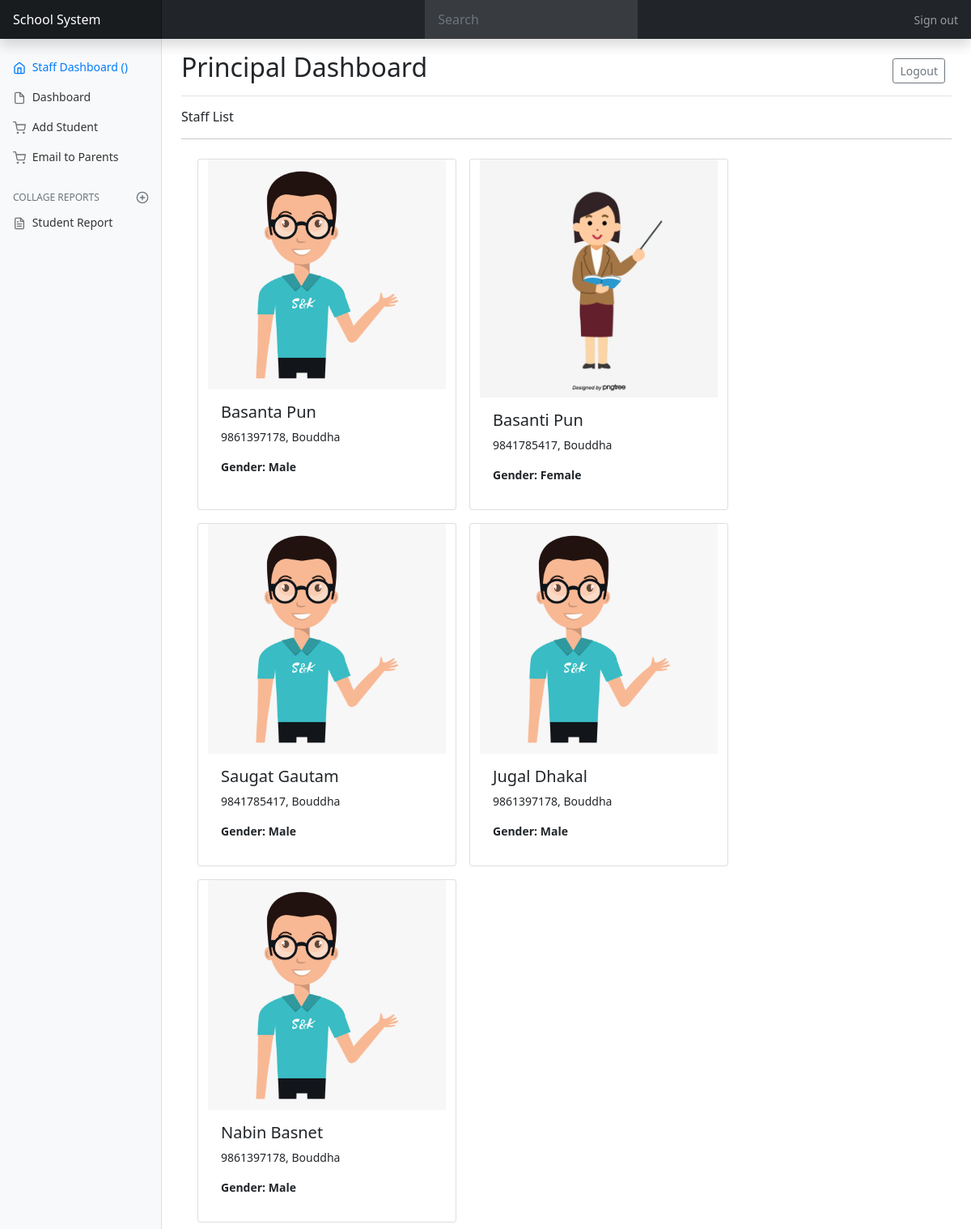
Page /staffList on the committed database.
### student/models.py (models this page shows, shortened)
class Staff(models.Model):
    id = models.AutoField(primary_key = True)
    admin = models.OneToOneField(CustomUser, on_delete=models.CASCADE)
    number = models.BigIntegerField(null = True)
    Temporary_address = models.CharField(max_length = 300)
    gender = models.CharField(max_length = 100, choices = (
        ('Male', 'Male'),
        ('Female', 'Female')
    ), default = 'Male')
    created_at = models.DateTimeField(auto_now_add= True)
    updated_at = models.DateTimeField(auto_now_add=True)
    objects = models.Manager()

class CustomUser(AbstractUser):
    user_type_data = ((1, "Principal"), (2, 'Staff'), (3, 'Student'))
    user_type = models.CharField(default = 1, choices = user_type_data, max_length = 10)
    email = models.EmailField(unique = True)

### student/views.py (the view)
# urls.py: path('staffList', views.staffList, name="staffList"),
def staffList(request):
    staffL = Staff.objects.all()
    return render(request, "staffList.html", {'staff':staffL})

### templates/staffList.html (shortened to what this page needs)
{% extends "dashboard.html" %}
{% load static %}
{% block content %}
<main class="col-md-9 ms-sm-auto col-lg-10 px-md-4">
    <div class="d-flex justify-content-between flex-wrap flex-md-nowrap align-items-center pt-3 pb-2 mb-3 border-bottom">
      <h1 class="h2">Principal Dashboard</h1>
      <div class="btn-toolbar mb-2 mb-md-0">
        <div class="btn-group me-2">
            <a href="{%url 'logout'%}">
                <button type="button" class="btn btn-sm btn-outline-secondary">Logout</button>
              </a>
        </div>
      </div>
    </div>
    <h6>Staff List</h6>
    <hr>
    <div class="container-fluid">
        <div class="row">
            {% for m in staff %}
            <div class="card m-2" style="width: 20rem;">
                <img class="card-img-top" src="{%if m.gender == 'Male'%}{%static 'res/teacher.png'%} {%else%}{%static 'res/girl.jpg'%}{%endif%}" alt="Card image cap">
                <div class="card-body">
                  <h5 class="card-title">{{m.admin.first_name|capfirst}} {{m.admin.last_name|capfirst}}</h5>
                  <p class="card-text">{{m.number}}, {{m.Temporary_address|capfirst}}</p>
                  <p><b>Gender: {{m.gender}}</b></p>
                </div>
            </div>
            {% endfor %}
        </div>
    </div>
  </main>
{% endblock content %}

### templates/dashboard.html (shortened to what this page needs)
<!doctype html>
{%load static%}
<html lang="en">
  <head>
<link href="{%static 'css/bootstrap.min.css'%}" rel="stylesheet">
    <link href="{%static 'css/dashboard.css'%}" rel="stylesheet">
  </head>
  <body>
<header class="navbar navbar-dark sticky-top bg-dark flex-md-nowrap p-0 shadow">
  <a class="navbar-brand col-md-3 col-lg-2 me-0 px-3" href="#">School System</a>
  <form action="searchReport" method="get">
    <input class="form-control form-control-dark w-100" type="text" name="search" placeholder="Search" aria-label="Search">
  </form>
  <ul class="navbar-nav px-3">
    <li class="nav-item text-nowrap">
      <a class="nav-link" href="{%url 'logout'%}">Sign out</a>
    </li>
  </ul>
</header>
<div class="container-fluid">
  <div class="row">
    {%if user.user_type == '1'%}
    {% block slider %}
    <nav id="sidebarMenu" class="col-md-3 col-lg-2 d-md-block bg-light sidebar collapse">
      <div class="position-sticky pt-3">
        <ul class="nav flex-column">
          <li class="nav-item">
            <a class="nav-link active" aria-current="page" href="#">
              <span data-feather="home"></span>
              Principal Dashboard ({{user.username|capfirst}})
            </a>
          </li>
          <li class="nav-item">
            <a class="nav-link" href="{%url 'attendance'%}">
              <span data-feather="file"></span>
               Live Attendance
            </a>
          </li>
          <li class="nav-item">
            <a class="nav-link" href="{%url 'adminHome'%}">
              <span data-feather="file"></span>
               Dashboard
            </a>
          </li>
          <li class="nav-item">
            <a class="nav-link" href="{%url 'addStaff'%}">
              <span data-feather="file"></span>
              <i class="fa fa-user-round">
              </i> Add Staff
            </a>
          </li>
          <li class="nav-item">
            <a class="nav-link" href="{%url 'addStudent'%}">
              <span data-feather="shopping-cart"></span>
              Add Student
            </a>
          </li>
          <li class="nav-item">
            <a class="nav-link" href="{%url 'sendEmail'%}">
              <span data-feather="shopping-cart"></span>
              Email to Parents
            </a>
          </li>
          <li class="nav-item">
            <a class="nav-link" href="{%url 'sms'%}">
              <span data-feather="shopping-cart"></span>
              Send sms to Parents
            </a>
          </li>
        </ul>
        <h6 class="sidebar-heading d-flex justify-content-between align-items-center px-3 mt-4 mb-1 text-muted">
          <span>collage reports</span>
          <a class="link-secondary" href="#" aria-label="Add a new report">
            <span data-feather="plus-circle"></span>
          </a>
        </h6>
        <ul class="nav flex-column mb-2">
          <li class="nav-item">
            <a class="nav-link" href="{%url 'studentList'%}">
              <span data-feather="file-text"></span>
              Student Report
            </a>
          </li>
          <li class="nav-item">
            <a class="nav-link" href="{%url 'staffList'%}">
              <span data-feather="file-text"></span>
              Staff Report
            </a>
          </li>
        </ul>
      </div>
    </nav>
    {% endblock slider %}
    {%else%}
    <nav id="sidebarMenu" class="col-md-3 col-lg-2 d-md-block bg-light sidebar collapse">
      <div class="position-sticky pt-3">
        <ul class="nav flex-column">
          <li class="nav-item">
            <a class="nav-link active" aria-current="page" href="#">
              <span data-feather="home"></span>
              Staff Dashboard ({{user.username|capfirst}})
            </a>
          </li>
          <li class="nav-item">
            <a class="nav-link" href="{%url 'staffDashboard'%}">
              <span data-feather="file"></span>
               Dashboard
            </a>
          </li>
          <li class="nav-item">
            <a class="nav-link" href="{%url 'addStudent'%}">
              <span data-feather="shopping-cart"></span>
              Add Student
            </a>
          </li>
          <li class="nav-item">
            <a class="nav-link" href="{%url 'sendEmail'%}">
              <span data-feather="shopping-cart"></span>
              Email to Parents
            </a>
          </li>
        </ul>
        <h6 class="sidebar-heading d-flex justify-content-between align-items-center px-3 mt-4 mb-1 text-muted">
          <span>collage reports</span>
          <a class="link-secondary" href="#" aria-label="Add a new report">
            <span data-feather="plus-circle"></span>
          </a>
        </h6>
        <ul class="nav flex-column mb-2">
          <li class="nav-item">
            <a class="nav-link" href="{%url 'studentList'%}">
              <span data-feather="file-text"></span>
              Student Report
            </a>
          </li>
        </ul>
      </div>
    </nav>
    {%endif%}
    {% block content %}{% endblock content %}
  </div>
</div>
  </body>
</html>

### static/css/dashboard.css (style rules this page uses)
body { font-size: .875rem; }
.feather { width: 16px; height: 16px; vertical-align: text-bottom; }
.sidebar { position: fixed; top: 0; bottom: 0; left: 0; z-index: 100; padding: 48px 0 0; box-shadow: inset -1px 0 0 rgba(0, 0, 0, .1); }
.sidebar .nav-link { font-weight: 500; color: #333; }
.sidebar .nav-link .feather { margin-right: 4px; color: #727272; }
.sidebar .nav-link.active { color: #007bff; }
.sidebar .nav-link:hover .feather, .sidebar .nav-link.active .feather { color: inherit; }
.sidebar-heading { font-size: .75rem; text-transform: uppercase; }
.navbar-brand { padding-top: .75rem; padding-bottom: .75rem; font-size: 1rem; background-color: rgba(0, 0, 0, .25); box-shadow: inset -1px 0 0 rgba(0, 0, 0, .25); }
.navbar .form-control { padding: .75rem 1rem; border-width: 0; border-radius: 0; }
.form-control-dark { color: #fff; background-color: rgba(255, 255, 255, .1); border-color: rgba(255, 255, 255, .1); }

### rows in the picture
Staff: admin.first_name "Basanta", admin.last_name "Pun", number "9861397178", Temporary_address "Bouddha", gender "Male"
Staff: admin.first_name "Basanti", admin.last_name "Pun", number "9841785417", Temporary_address "Bouddha", gender "Female"
Staff: admin.first_name "Saugat", admin.last_name "Gautam", number "9841785417", Temporary_address "Bouddha", gender "Male"
Staff: admin.first_name "Jugal", admin.last_name "Dhakal", number "9861397178", Temporary_address "Bouddha", gender "Male"
Staff: admin.first_name "Nabin", admin.last_name "Basnet", number "9861397178", Temporary_address "Bouddha", gender "Male"
